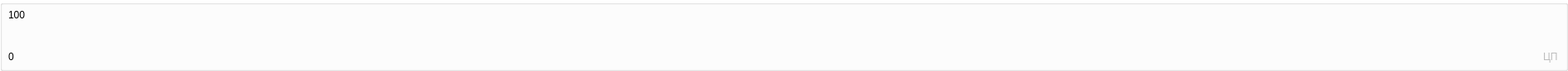
         <widget class="QGroupBox" name="groupBox1">
          <property name="enabled">
           <bool>true</bool>
          </property>
          <property name="sizePolicy">
           <sizepolicy hsizetype="Preferred" vsizetype="Maximum">
            <horstretch>0</horstretch>
            <verstretch>0</verstretch>
           </sizepolicy>
          </property>
          <property name="minimumSize">
           <size>
            <width>0</width>
            <height>80</height>
           </size>
          </property>
          <property name="maximumSize">
           <size>
            <width>1890</width>
            <height>120</height>
           </size>
          </property>
          <property name="styleSheet">
           <string notr="true">QGroupBox{
                        background-color: #fff;
                        }</string>
          </property>
          <property name="title">
           <string/>
          </property>
          <widget class="QLabel" name="CP_label">
           <property name="enabled">
            <bool>false</bool>
           </property>
           <property name="geometry">
            <rect>
             <x>1860</x>
             <y>60</y>
             <width>21</width>
             <height>16</height>
            </rect>
           </property>
           <property name="sizePolicy">
            <sizepolicy hsizetype="Maximum" vsizetype="Maximum">
             <horstretch>0</horstretch>
             <verstretch>0</verstretch>
            </sizepolicy>
           </property>
           <property name="text">
            <string>ЦП</string>
           </property>
          </widget>
          <widget class="QLabel" name="label_4">
           <property name="geometry">
            <rect>
             <x>10</x>
             <y>10</y>
             <width>28</width>
             <height>16</height>
            </rect>
           </property>
           <property name="sizePolicy">
            <sizepolicy hsizetype="Maximum" vsizetype="Maximum">
             <horstretch>0</horstretch>
             <verstretch>0</verstretch>
            </sizepolicy>
           </property>
           <property name="text">
            <string>100</string>
           </property>
          </widget>
          <widget class="QLabel" name="label_22">
           <property name="geometry">
            <rect>
             <x>10</x>
             <y>60</y>
             <width>28</width>
             <height>16</height>
            </rect>
           </property>
           <property name="sizePolicy">
            <sizepolicy hsizetype="Maximum" vsizetype="Maximum">
             <horstretch>0</horstretch>
             <verstretch>0</verstretch>
            </sizepolicy>
           </property>
           <property name="text">
            <string>0</string>
           </property>
          </widget>
          <widget class="QLabel" name="label_25">
           <property name="geometry">
            <rect>
             <x>1860</x>
             <y>20</y>
             <width>21</width>
             <height>31</height>
            </rect>
           </property>
           <property name="maximumSize">
            <size>
             <width>1850</width>
             <height>16777215</height>
            </size>
           </property>
           <property name="text">
            <string/>
           </property>
           <property name="pixmap">
            <pixmap>../../image/img tools/conveyor_distance.png</pixmap>
           </property>
          </widget>
          <widget class="QWidget" name="layoutWidget">
           <property name="geometry">
            <rect>
             <x>50</x>
             <y>10</y>
             <width>1781</width>
             <height>61</height>
            </rect>
           </property>
           <layout class="QHBoxLayout" name="layout_100">
            <property name="spacing">
             <number>0</number>
            </property>
            <property name="bottomMargin">
             <number>6</number>
            </property>
           </layout>
          </widget>
         </widget>
